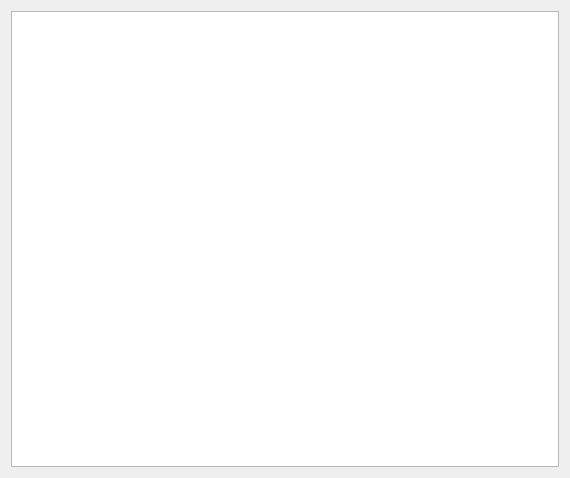
<?xml version="1.0" encoding="UTF-8"?>
<ui version="4.0">
 <class>Widget</class>
 <widget class="QWidget" name="Widget">
  <property name="geometry">
   <rect>
    <x>0</x>
    <y>0</y>
    <width>570</width>
    <height>478</height>
   </rect>
  </property>
  <property name="windowTitle">
   <string>容器</string>
  </property>
  <layout class="QGridLayout" name="gridLayout">
   <item row="0" column="0">
    <widget class="QPlainTextEdit" name="plainTextEdit"/>
   </item>
  </layout>
 </widget>
 <resources/>
 <connections/>
</ui>
